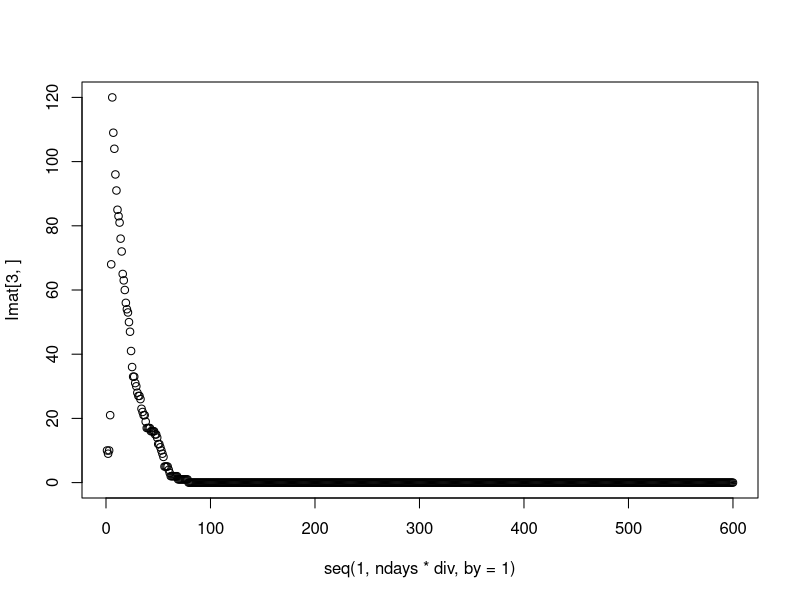

This figure's R source:
##Inputs:
R0 <- 1
TR <- 2.6
gamma <- 1/TR
pop <- 10000*matrix(1,5,1)#Popuation
X <- pop
n <- length(X)
propRisk <- c(.2,.2,.2,.2)#Proportion of each age group at risk
risk <- matrix(1,4,1);#Risk multiplication factor - migth want to re-structure********
K <- matrix(1,n,n)#Travel coupling - assumed independent of age (but can be changed)
ndays <- 100#Number of days to simulate

#Properties:
ageProp <- matrix(c(5,14,45,16)/80,4,1)#Assumed uniform between 0 and 79 - option to change/make country dependent

##================================================================================================
##Heterogeneities:
#Age:
Cnum <- matrix(c(6.92,.25,.77,.45,.19,3.51,.57,.2,.42,.38,1.4,.17,.36,.44,1.03,1.83), nrow=4, ncol=4)
Cnum=t(Cnum)#Contact number
Cdur <- matrix(c(3.88,.28,1.04,.49,.53,2.51,.75,.5,1.31,.8,1.14,.47,1,.85,.88,1.73), nrow=4, ncol=4)
Cdur=t(Cdur)#Contact duration
C1 <- Cnum*Cdur#Age/risk matrix (4x4)

#Account for risk in dimensionality:
k2 <- matrix(1,2,2);
C2 <- kronecker(C1,k2);

#Risk (binary for each age group):
nonrisk <- matrix(1,4,1)-propRisk
Rx <- matrix(c(propRisk,nonrisk),4,2)
Rx <- t(Rx)
Rx <- matrix(Rx,8,1)*kronecker(ageProp,matrix(1,2,1))#a1r,a1x,a2r,a2x,...
X <- kronecker(Rx,X)#Population in each country/age/risk class
X <- trunc(X)
#X1 <- kronecker(t(ageProp),pop)#Population in each country/age class (in case it's useful) - collapse X back down

#Risk factor:
nonrisk <- matrix(1,4,1)
Rf <- matrix(c(risk,nonrisk),4,2)
Rf <- t(Rf)
Rf <- matrix(Rf,8,1)
Rrep <- matrix(1,1,8)
Rf <- kronecker(Rrep,Rf)
C <- C2*Rf#THE age/risk matrix

#Travel:
Krow <- rowSums(K)
K <- kronecker(matrix(1,1,n),matrix(Krow,n,1))
Kdelta <- kronecker(diag(8),K)
K1 <- kronecker(matrix(1,8,8),t(K))
KC <- kronecker(C,t(K))

#Vaccination:
V <- matrix(0,n,n)#Vaxine distribution

##================================================================================================
##Pre-simulation:
#Beta calcualtion (global):
#Don't need space if total contact isotropic - David to proove********
div=6#Time interval = day/div
gamma <- gamma/div
XX <- gamma*C
ev <- eigen(XX)
ev <- ev$values
Rstar <- max(abs(ev))
beta <- R0/Rstar

#Force of Infection - dual mobility
M <- K1%*%X#Normalisation factor (multiply)
Mm1 <- 1/M
Mm1[M==0] <- 0
M <- kronecker(matrix(1,1,8*n),M)

#Seeding:
seedC <- 1#Seed country
seedN <- 10#Seed number
sigma <- matrix(0,n*8,1)#Seed
sigma[(seedC-1)*8+3,1] <- seedN#Seed in an adult
I <- sigma
S <- X-I

Smat <- matrix(0,8*n,ndays*div)
Imat <- Smat
Smat[,1] <- S
Imat[,1] <- I

##================================================================================================
##Simulation:
tend <- ndays*div
for (i in 2:tend){
  lambda <- beta*Kdelta%*%((K1%*%I)*Mm1)
  Pinf <- 1-exp(-lambda)
  infect <- rbinom(8*n,S,Pinf)
  S <- S-infect
  I=I+infect
  Prec <- 1-exp(-gamma)
  recover <- rbinom(8*n,I,Prec)
  I <- I-recover
  Smat[,i] <- S
  Imat[,i] <- I
}

##================================================================================================
##Crude plot:
Iplot <- colSums(Imat)
plot(seq(1,ndays*div,by=1),Imat[3,])
